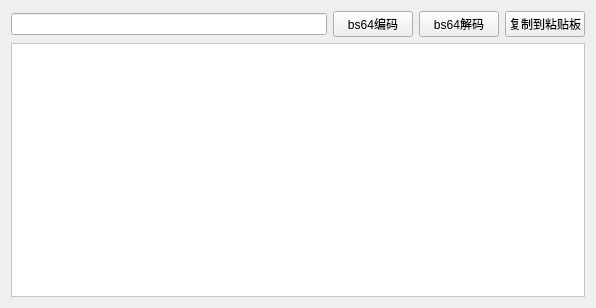
<?xml version="1.0" encoding="UTF-8"?>
<ui version="4.0">
 <class>Form</class>
 <widget class="QWidget" name="Form">
  <property name="geometry">
   <rect>
    <x>0</x>
    <y>0</y>
    <width>596</width>
    <height>308</height>
   </rect>
  </property>
  <property name="windowTitle">
   <string>bs64计算(v1.0)</string>
  </property>
  <layout class="QVBoxLayout" name="verticalLayout">
   <item>
    <layout class="QHBoxLayout" name="horizontalLayout">
     <item>
      <widget class="QLineEdit" name="fileurl">
       <property name="enabled">
        <bool>true</bool>
       </property>
      </widget>
     </item>
     <item>
      <widget class="QPushButton" name="bs64encode">
       <property name="text">
        <string>bs64编码</string>
       </property>
      </widget>
     </item>
     <item>
      <widget class="QPushButton" name="bs64decode">
       <property name="text">
        <string>bs64解码</string>
       </property>
      </widget>
     </item>
     <item>
      <widget class="QPushButton" name="copy2clip">
       <property name="text">
        <string>复制到粘贴板</string>
       </property>
      </widget>
     </item>
    </layout>
   </item>
   <item>
    <widget class="QTextBrowser" name="disMD5">
     <property name="enabled">
      <bool>false</bool>
     </property>
     <property name="styleSheet">
      <string notr="true">background-color: rgb(255, 255, 255);
color: rgb(12, 12, 12);</string>
     </property>
    </widget>
   </item>
  </layout>
 </widget>
 <resources/>
 <connections/>
</ui>
